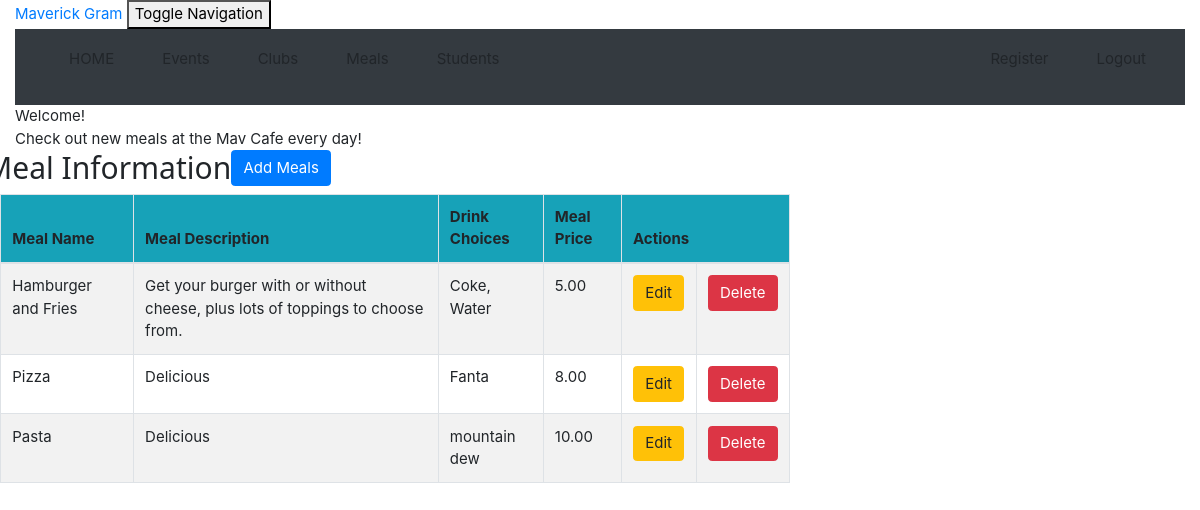
The page /meal_list (signed in) on the database as committed earlier.
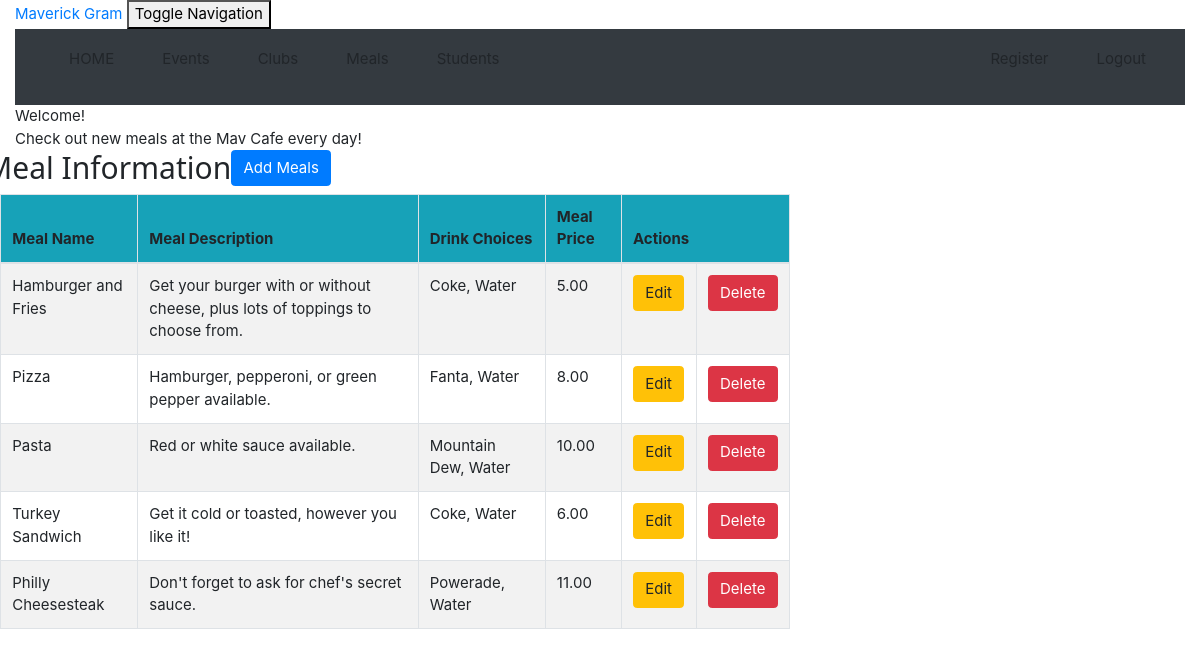
The same page on the database as committed later.
### crm/models.py (models this page shows)
class Meal(models.Model):
    meal_name = models.CharField(max_length=200)
    meal_description = models.CharField(max_length=200)
    meal_drink = models.CharField(max_length=200)
    price = models.CharField(max_length=200)

### crm/views.py (the view)
# urls.py: path('meal_list', views.meal_list, name='meal_list'),
@login_required
def meal_list(request):
    meal = Meal.objects.filter()
    return render(request, 'crm/meal_list.html',
                  {'meals': meal})

### crm/templates/crm/meal_list.html (shortened to what this page needs)
<!DOCTYPE html>
{% extends 'crm/base.html' %}
{% block content %}
    {% load humanize %}
    <head>
    </head>
    <body class="bodylist">
    <div class="container">
        <div class="panel panel-primary">
            <div class="panel-heading">Welcome!</div>
            <div class="panel-body">
                Check out new meals at the Mav Cafe every day!
            </div>
        </div>
    </div>
    <div class="row">
        <h2>Meal Information</h2>
        <td>  <a href="http://127.0.0.1:8000/admin/crm/meal/add/"><span
                class="btn btn-primary">Add Meals</span></a></td>
    </div>
    <div>
        <table class="table table-striped table-bordered table-hover w-auto">
            <thead>
            <tr class="bg-info">
                <th>Meal Name</th>
                <th>Meal Description</th>
                <th>Drink Choices</th>
                <th>Meal Price</th>
                <th colspan="2">Actions</th>
            </tr>
            </thead>
            <tbody>
            {% for meal in meals %}
                <tr>
                    <td>{{ meal.meal_name }}</td>
                    <td>{{ meal.meal_description }}</td>
                    <td>{{ meal.meal_drink }}</td>
                    <td>{{ meal.price }}</td>
                    <td><a href="{% url 'crm:meal_edit' pk=meal.pk %}"
                           class="btn btn-warning">Edit</a>
                    </td>
                    <td><a href="{% url 'crm:meal_delete' pk=meal.pk %}"
                           onclick="return confirm('Are you sure you want to delete?')"
                           class="btn btn-danger">Delete</a>
                    </td>
                </tr>
            {% endfor %}
            </tbody>
        </table>
    </div>
    </body>
{% endblock %}

Rows that differ between the two databases and show on the page:
changed Meal "Pizza": meal_description "Delicious" → "Hamburger, pepperoni, or green pepper available."; meal_drink "Fanta" → "Fanta, Water"
changed Meal "Pasta": meal_description "Delicious" → "Red or white sauce available."; meal_drink "mountain dew" → "Mountain Dew, Water"
added Meal: meal_name "Turkey Sandwich", meal_description "Get it cold or toasted, however you like it!", meal_drink "Coke, Water", price "6.00"
added Meal: meal_name "Philly Cheesesteak", meal_description "Don't forget to ask for chef's secret sauce.", meal_drink "Powerade, Water", price "11.00"
